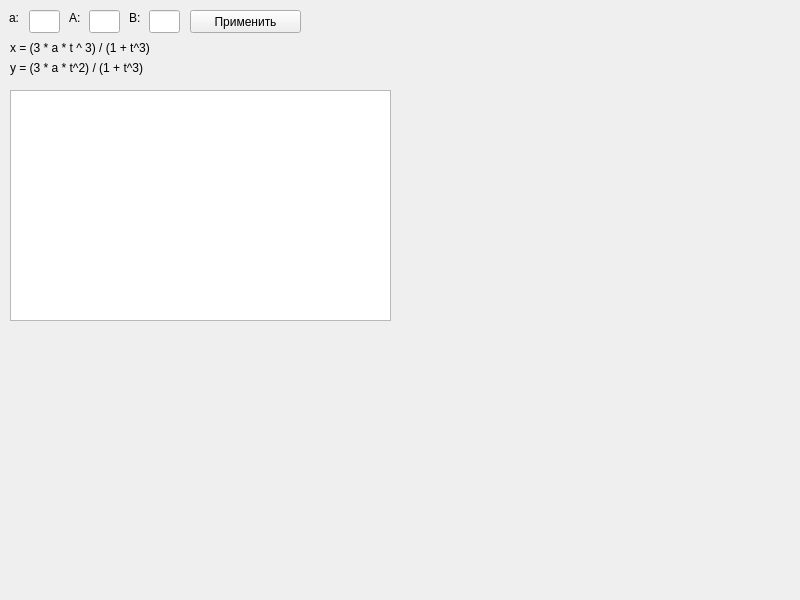
<?xml version="1.0" encoding="UTF-8"?>
<ui version="4.0">
 <class>MainWindow</class>
 <widget class="QMainWindow" name="MainWindow">
  <property name="geometry">
   <rect>
    <x>0</x>
    <y>0</y>
    <width>401</width>
    <height>335</height>
   </rect>
  </property>
  <property name="minimumSize">
   <size>
    <width>800</width>
    <height>600</height>
   </size>
  </property>
  <property name="windowTitle">
   <string>Lebedev Ivan Lab 01</string>
  </property>
  <widget class="QWidget" name="centralWidget">
   <widget class="QGraphicsView" name="graphicsView">
    <property name="geometry">
     <rect>
      <x>10</x>
      <y>90</y>
      <width>381</width>
      <height>231</height>
     </rect>
    </property>
   </widget>
   <widget class="QLineEdit" name="ParamLeft">
    <property name="geometry">
     <rect>
      <x>89</x>
      <y>10</y>
      <width>31</width>
      <height>23</height>
     </rect>
    </property>
   </widget>
   <widget class="QLabel" name="Label3">
    <property name="geometry">
     <rect>
      <x>129</x>
      <y>10</y>
      <width>16</width>
      <height>16</height>
     </rect>
    </property>
    <property name="text">
     <string>B:</string>
    </property>
   </widget>
   <widget class="QLineEdit" name="ParamRight">
    <property name="geometry">
     <rect>
      <x>149</x>
      <y>10</y>
      <width>31</width>
      <height>23</height>
     </rect>
    </property>
   </widget>
   <widget class="QLabel" name="Label2">
    <property name="geometry">
     <rect>
      <x>69</x>
      <y>10</y>
      <width>16</width>
      <height>16</height>
     </rect>
    </property>
    <property name="text">
     <string>A:</string>
    </property>
   </widget>
   <widget class="QLabel" name="Label1">
    <property name="geometry">
     <rect>
      <x>9</x>
      <y>10</y>
      <width>16</width>
      <height>16</height>
     </rect>
    </property>
    <property name="text">
     <string>a:</string>
    </property>
   </widget>
   <widget class="QLineEdit" name="ParamA">
    <property name="geometry">
     <rect>
      <x>29</x>
      <y>10</y>
      <width>31</width>
      <height>23</height>
     </rect>
    </property>
   </widget>
   <widget class="QPushButton" name="ApplyParams">
    <property name="geometry">
     <rect>
      <x>190</x>
      <y>10</y>
      <width>111</width>
      <height>23</height>
     </rect>
    </property>
    <property name="text">
     <string>Применить</string>
    </property>
   </widget>
   <widget class="QLabel" name="label">
    <property name="geometry">
     <rect>
      <x>10</x>
      <y>40</y>
      <width>181</width>
      <height>16</height>
     </rect>
    </property>
    <property name="text">
     <string>x = (3 * a * t ^ 3) / (1 + t^3)</string>
    </property>
   </widget>
   <widget class="QLabel" name="label_2">
    <property name="geometry">
     <rect>
      <x>10</x>
      <y>60</y>
      <width>181</width>
      <height>16</height>
     </rect>
    </property>
    <property name="text">
     <string>y = (3 * a * t^2) / (1 + t^3)</string>
    </property>
   </widget>
  </widget>
 </widget>
 <layoutdefault spacing="6" margin="11"/>
 <resources/>
 <connections/>
</ui>
